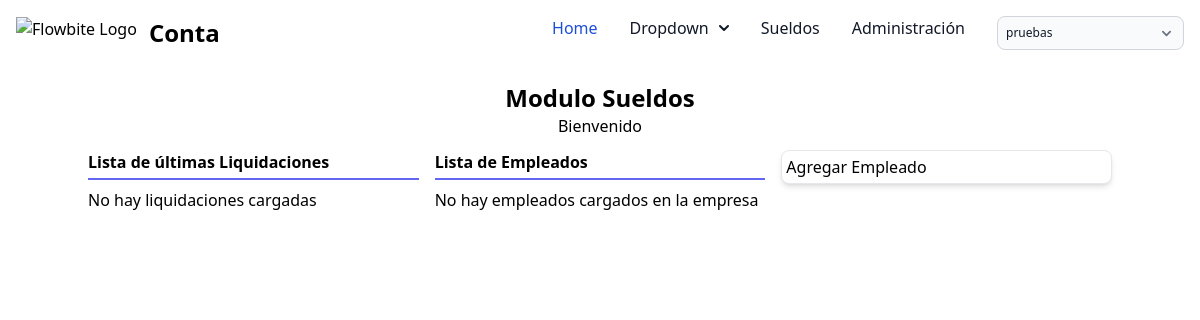
The page /sueldos/home/ on the database as committed earlier.
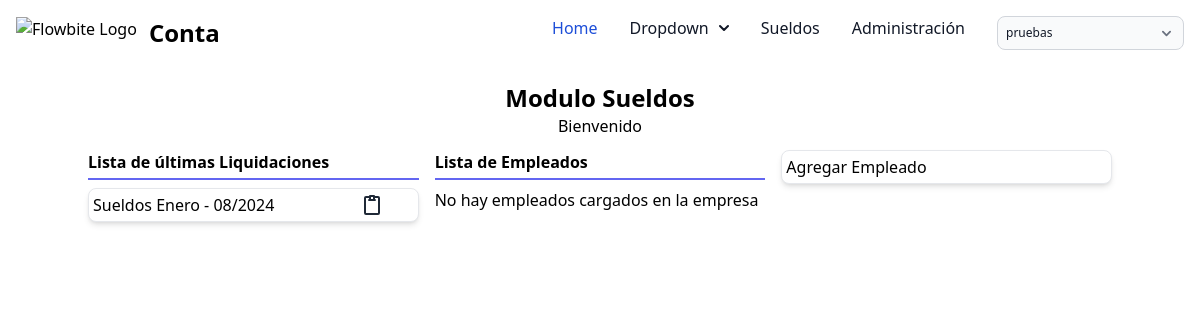
The same page on the database as committed later.
### sueldos/models.py (models this page shows)
class Liquidacion(models.Model):
    nombre = models.CharField(max_length=200)
    abierta = models.BooleanField(default=True)
    periodo = models.DateField()
    empresa = models.ForeignKey(Empresa, on_delete=models.CASCADE)
    created_at = models.DateTimeField(auto_now_add=True)
    updated_at = models.DateTimeField(auto_now=True)
    class Meta:
        verbose_name = "Liquidacion"
        verbose_name_plural = "Liquidaciones"
    def __str__(self):
        return self.nombre + ' - ' + self.periodo.strftime('%m/%Y')

### sueldos/views.py (the view)
# urls.py: path('home/',views.sueldos_home.as_view(),name='sueldos_home'),
class sueldos_home(TemplateView):
	template_name = "sueldos/sueldos_home.html"
	def get_context_data(self, **kwargs: Any) -> dict[str, Any]:
		empresa_id = self.request.session['empresa_id']
		empresa_bbdd = Empresa.objects.get(id=empresa_id)
		if Liquidacion.objects.filter(empresa=empresa_bbdd).exists():
			liquidaciones = Liquidacion.objects.filter(empresa=empresa_bbdd).order_by('-periodo')
			kwargs["liquidaciones"] = liquidaciones[:10]
		if Empleado.objects.filter(empresa=empresa_bbdd).exists():
			empleados = Empleado.objects.filter(empresa=empresa_bbdd)
			kwargs["empleados"] = empleados
		return super().get_context_data(**kwargs)

### empresa/context_processors.py (called while the page is built)
def empresas(request):
    return {
        'empresas': Empresa.objects.all()
    }

### sueldos/templates/sueldos/sueldos_home.html
{% extends 'base.html' %}
{% load static %}
{% block content %}
    <h1 class="text-2xl font-bold text-center">Modulo Sueldos</h1>
    <p class="text-center pb-3">Bienvenido</p>
    <div class="grid grid-cols-3 gap-4">
        <div>
            {% include 'sueldos/liquidaciones_list.html' %}
        </div>
        <div>
            {% include 'sueldos/empleados_list.html' %}
        </div>
        <div>
            <a href="{% url 'admin:sueldos_empleado_add' %}"
            class="block p-1 bg-white
            border border-gray-200 rounded-lg
            shadow-md hover:bg-gray-100
            dark:bg-gray-800 dark:border-gray-700
            dark:hover:bg-gray-700 w-full"
            >Agregar Empleado</a>
        </div>
    </div>
{% endblock %}

### sueldos/templates/sueldos/liquidaciones_list.html (shortened to what this page needs)
<div  class="pb-2">
    <a href="{% url 'admin:sueldos_liquidacion_changelist' %}">
        <h2 class="font-bold pb-1 border-b-2 border-indigo-500 hover:text-indigo-700"
        >Lista de últimas Liquidaciones</h2>
    </a>
</div>
{% if liquidaciones %}
  {% for liquidacion in liquidaciones %}
  <div class="block p-1 bg-white
  border border-gray-200 rounded-lg
  shadow-md hover:bg-gray-100
  dark:bg-gray-800 dark:border-gray-700
  dark:hover:bg-gray-700 w-full
  grid grid-cols-6"
  >
    <div class="col-span-5">
      <a href="{% url 'admin:sueldos_liquidacion_change' liquidacion.id %}">{{liquidacion}}</a>
    </div>
    <div class="col-span-1">
      <a href="{% url 'recibo_liquidacion' liquidacion.id %}">
      </a>
    </div>
  </div>
  {% endfor %}
{% else %}
<p>No hay liquidaciones cargadas</p>
{% endif %}

Rows that differ between the two databases and show on the page:
added Liquidacion: nombre+periodo "Sueldos Enero - 08/2024"
Other text that changed with them:
text no longer shown: "No hay liquidaciones cargadas"
